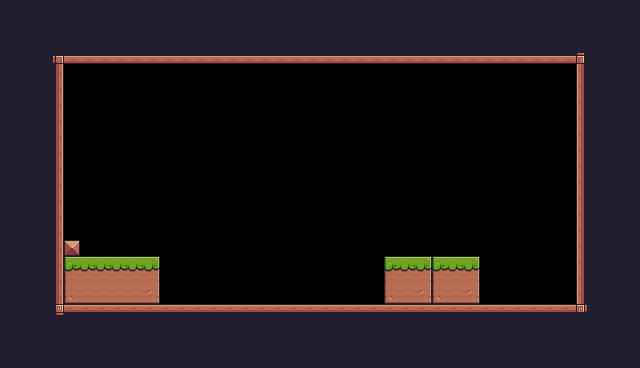

This game map was drawn from its Tiled (.tmx) file and the tilesets committed beside it. A one-line description and the full map source follow:
An orthogonal 40x23 tile map with 16x16 px tiles, 1 tile layer (Background) and 1 object (Player).

<map version="1.10" tiledversion="1.10.2" orientation="orthogonal" renderorder="right-down" width="40" height="23" tilewidth="16" tileheight="16" infinite="0" nextlayerid="3" nextobjectid="9">
 <tileset firstgid="1" source="Pixel Adventure.tsx" />
 <layer id="1" name="Background" width="40" height="23">
  <data encoding="csv">
24,24,24,24,24,24,24,24,24,24,24,24,24,24,24,24,24,24,24,24,24,24,24,24,24,24,24,24,24,24,24,24,24,24,24,24,24,24,24,24,
24,24,24,24,24,24,24,24,24,24,24,24,24,24,24,24,24,24,24,24,24,24,24,24,24,24,24,24,24,24,24,24,24,24,24,24,24,24,24,24,
24,24,24,24,24,24,24,24,24,24,24,24,24,24,24,24,24,24,24,24,24,24,24,24,24,24,24,24,24,24,24,24,24,24,24,24,24,24,24,24,
24,24,24,92,134,134,134,134,134,134,134,134,134,134,134,134,134,134,134,134,134,134,134,134,134,134,134,134,134,134,134,134,134,134,134,134,93,24,24,24,
24,24,24,113,0,0,0,0,0,0,0,0,0,0,0,0,0,0,0,0,0,0,0,0,0,0,0,0,0,0,0,0,0,0,0,0,111,24,24,24,
24,24,24,113,0,0,0,0,0,0,0,0,0,0,0,0,0,0,0,0,0,0,0,0,0,0,0,0,0,0,0,0,0,0,0,0,111,24,24,24,
24,24,24,113,0,0,0,0,0,0,0,0,0,0,0,0,0,0,0,0,0,0,0,0,0,0,0,0,0,0,0,0,0,0,0,0,111,24,24,24,
24,24,24,113,0,0,0,0,0,0,0,0,0,0,0,0,0,0,0,0,0,0,0,0,0,0,0,0,0,0,0,0,0,0,0,0,111,24,24,24,
24,24,24,113,0,0,0,0,0,0,0,0,0,0,0,0,0,0,0,0,0,0,0,0,0,0,0,0,0,0,0,0,0,0,0,0,111,24,24,24,
24,24,24,113,0,0,0,0,0,0,0,0,0,0,0,0,0,0,0,0,0,0,0,0,0,0,0,0,0,0,0,0,0,0,0,0,111,24,24,24,
24,24,24,113,0,0,0,0,0,0,0,0,0,0,0,0,0,0,0,0,0,0,0,0,0,0,0,0,0,0,0,0,0,0,0,0,111,24,24,24,
24,24,24,113,0,0,0,0,0,0,0,0,0,0,0,0,0,0,0,0,0,0,0,0,0,0,0,0,0,0,0,0,0,0,0,0,111,24,24,24,
24,24,24,113,0,0,0,0,0,0,0,0,0,0,0,0,0,0,0,0,0,0,0,0,0,0,0,0,0,0,0,0,0,0,0,0,111,24,24,24,
24,24,24,113,0,0,0,0,0,0,0,0,0,0,0,0,0,0,0,0,0,0,0,0,0,0,0,0,0,0,0,0,0,0,0,0,111,24,24,24,
24,24,24,113,0,0,0,0,0,0,0,0,0,0,0,0,0,0,0,0,0,0,0,0,0,0,0,0,0,0,0,0,0,0,0,0,111,24,24,24,
24,24,24,113,35,0,0,0,0,0,0,0,0,0,0,0,0,0,0,0,0,0,0,0,0,0,0,0,0,0,0,0,0,0,0,0,111,24,24,24,
24,24,24,113,7,8,8,8,8,9,0,0,0,0,0,0,0,0,0,0,0,0,0,0,7,8,9,7,8,9,0,0,0,0,0,0,111,24,24,24,
24,24,24,113,29,30,30,30,30,31,0,0,0,0,0,0,0,0,0,0,0,0,0,0,29,30,31,29,30,31,0,0,0,0,0,0,111,24,24,24,
24,24,24,113,51,52,52,52,52,53,0,0,0,0,0,0,0,0,0,0,0,0,0,0,51,52,53,51,52,53,0,0,0,0,0,0,111,24,24,24,
24,24,24,114,90,90,90,90,90,90,90,90,90,90,90,90,90,90,90,90,90,90,90,90,90,90,90,90,90,90,90,90,90,90,90,90,115,24,24,24,
24,24,24,24,24,24,24,24,24,24,24,24,24,24,24,24,24,24,24,24,24,24,24,24,24,24,24,24,24,24,24,24,24,24,24,24,24,24,24,24,
24,24,24,24,24,24,24,24,24,24,24,24,24,24,24,24,24,24,24,24,24,24,24,24,24,24,24,24,24,24,24,24,24,24,24,24,24,24,24,24,
24,24,24,24,24,24,24,24,24,24,24,24,24,24,24,24,24,24,24,24,24,24,24,24,24,24,24,24,24,24,24,24,24,24,24,24,24,24,24,24
</data>
 </layer>
 <objectgroup id="2" name="Spawnpoints">
  <object id="8" name="Player" type="Player" x="385.095" y="222.81" width="32" height="32" />
 </objectgroup>
</map>
